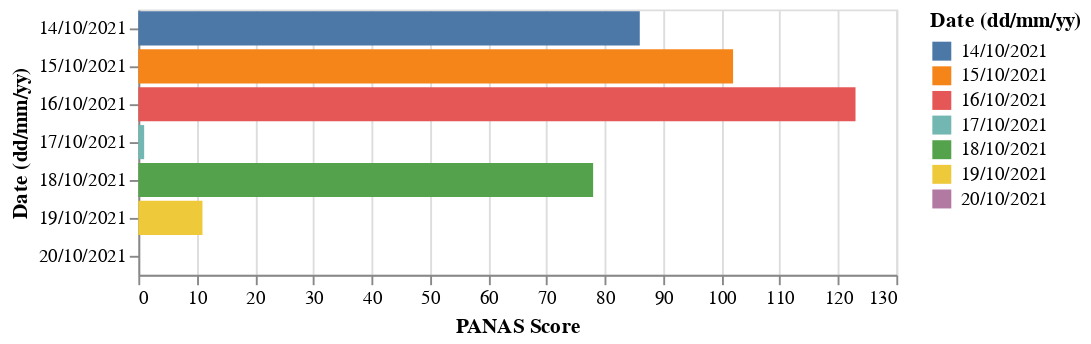

Notebook cell for this chart:
### Code cell
create_h_bar_chart(rainer)

### Figure 1 — Vega-Lite specification as saved in the notebook (floating-point values rounded to 4 significant figures)
{"config": {"view": {"continuousWidth": 400, "continuousHeight": 300}}, "data": {"name": "data-35d7501e7f2ea1a7bc8f6dcb24bb74f9"}, "mark": "bar", "encoding": {"color": {"condition": {"type": "nominal", "field": "Date (dd/mm/yy)", "selection": "selector011"}, "value": "lightgray"}, "x": {"type": "quantitative", "field": "PANAS Score"}, "y": {"type": "nominal", "field": "Date (dd/mm/yy)"}}, "selection": {"selector011": {"type": "single", "fields": ["Date (dd/mm/yy)"], "bind": {"input": "select", "options": ["14/10/2021", "15/10/2021", "16/10/2021", "17/10/2021", "18/10/2021", "19/10/2021", "20/10/2021"], "name": "Date (dd/mm/yy)"}}}, "$schema": "https://vega.github.io/schema/vega-lite/v4.8.1.json", "datasets": {"data-35d7501e7f2ea1a7bc8f6dcb24bb74f9": [{"Date (dd/mm/yy)": "14/10/2021", "PANAS Score": 86}, {"Date (dd/mm/yy)": "15/10/2021", "PANAS Score": 102}, {"Date (dd/mm/yy)": "16/10/2021", "PANAS Score": 123}, {"Date (dd/mm/yy)": "17/10/2021", "PANAS Score": 1}, {"Date (dd/mm/yy)": "18/10/2021", "PANAS Score": 78}, {"Date (dd/mm/yy)": "19/10/2021", "PANAS Score": 11}, {"Date (dd/mm/yy)": "20/10/2021", "PANAS Score": 0}]}}
